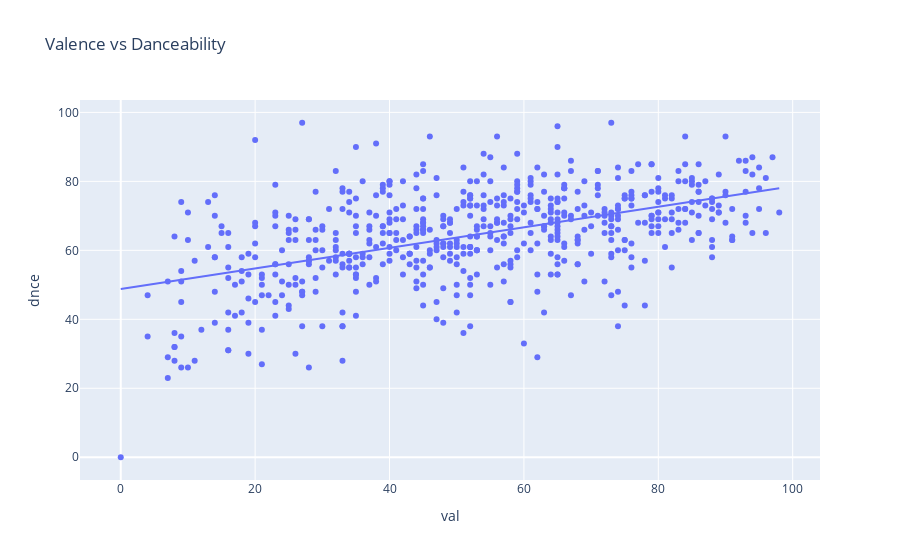

Notebook cell for this chart:
### Markdown cell above
We can say that a positive song is also energetic

### Code cell
# Load the data
df = pd.read_csv("spotify_top_music.csv")

fig = px.scatter(df, x='val', y='dnce', trendline='ols', title='Valence vs Danceability')

# Show the plot
fig.show()

### Figure 1 — Plotly figure (JSON) as saved in the notebook; plotly's stock layout.template omitted (floating-point values rounded to 4 significant figures; data arrays with more than 128 entries replaced by an {"elided": "..."} marker saying what was removed)
{"data": [{"hovertemplate": "val=%{x}<br>dnce=%{y}<extra></extra>", "legendgroup": "", "marker": {"color": "#636efa", "symbol": "circle"}, "mode": "markers", "name": "", "orientation": "v", "showlegend": false, "type": "scatter", "x": {"elided": "603 int values"}, "xaxis": "x", "y": {"elided": "603 int values"}, "yaxis": "y"}, {"hovertemplate": "<b>OLS trendline</b><br>dnce = 0.298141 * val + 48.8092<br>R<sup>2</sup>=0.251699<br><br>val=%{x}<br>dnce=%{y} <b>(trend)</b><extra></extra>", "legendgroup": "", "marker": {"color": "#636efa", "symbol": "circle"}, "mode": "lines", "name": "", "showlegend": false, "type": "scatter", "x": {"elided": "603 int values"}, "xaxis": "x", "y": {"elided": "603 float values"}, "yaxis": "y"}], "layout": {"legend": {"tracegroupgap": 0}, "title": {"text": "Valence vs Danceability"}, "xaxis": {"anchor": "y", "domain": [0, 1], "title": {"text": "val"}}, "yaxis": {"anchor": "x", "domain": [0, 1], "title": {"text": "dnce"}}}}
